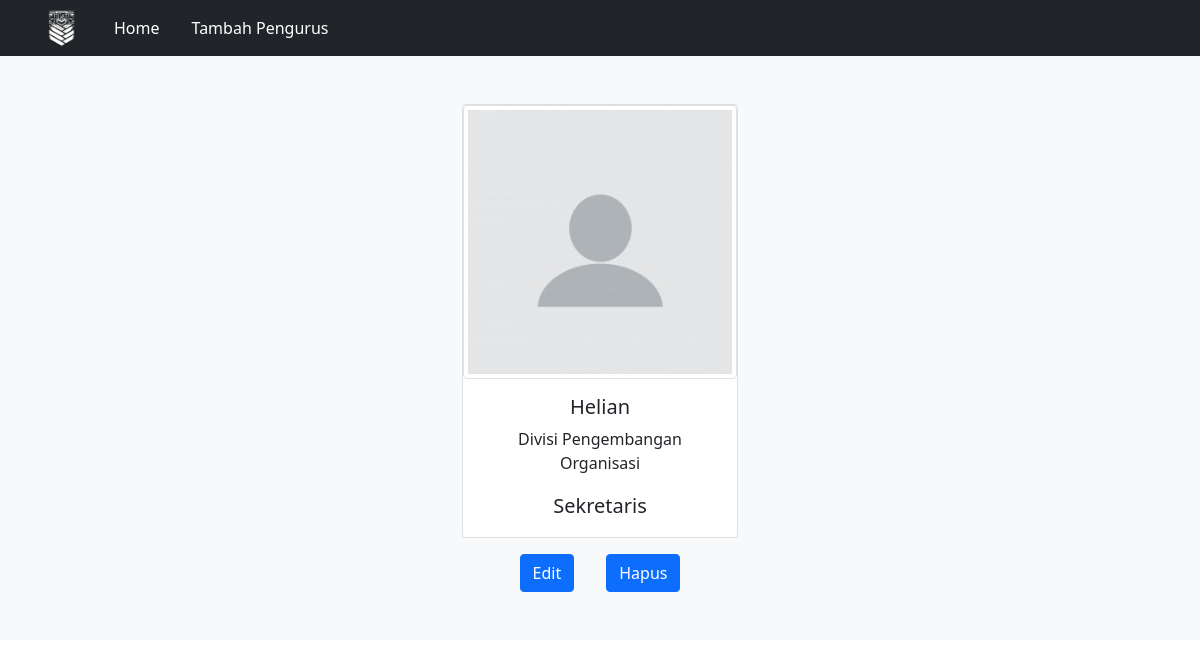
Page /detail_pengurus.php?nim=2100322 on the committed database.
### tables this page shows
CREATE TABLE `pengurus` (
  `nim` int(7) NOT NULL,
  `nama` varchar(255) NOT NULL,
  `semester` int(3) NOT NULL,
  `id_bidang` int(3) NOT NULL
);

CREATE TABLE `divisi` (
  `id_divisi` int(3) NOT NULL,
  `nama_divisi` varchar(255) NOT NULL
);

CREATE TABLE `bidang_divisi` (
  `id_bidang` int(3) NOT NULL,
  `jabatan` varchar(255) NOT NULL,
  `id_divisi` int(3) NOT NULL
);

### class/DB.php (called while the page is built, shortened)
<?php
class DB{
	var $db_host = 'localhost';
	var $db_user = 'root';
	var $db_password = '';
	var $db_name = 'tp2dpbo';
	var $db_connect = '';
	var $result = 0;
	function open(){
		$this->db_connect = mysqli_connect($this->db_host, $this->db_user, $this->db_password, $this->db_name);
	}
	function execute($query=""){
		$this->result = mysqli_query($this->db_connect, $query);
		return $this->result;
	}
	function getResult(){
		return mysqli_fetch_array($this->result);
	}
}
?>

### class/pengurus.php (called while the page is built, shortened)
<?php
class pengurus extends DB{
	function get_pengurus_byNIM($nim){
		$query = "SELECT * FROM pengurus WHERE nim=$nim";
		return $this->execute($query);
	}
}
?>

### class/bidang_divisi.php (called while the page is built, shortened)
<?php
class bidang_divisi extends DB{
    function get_bidang_byId($id){
		$query = "SELECT * FROM bidang_divisi WHERE id_bidang=$id";
		return $this->execute($query);
	}
}
?>

### class/divisi.php (called while the page is built, shortened)
<?php
class divisi extends DB{
    function get_divisi_byId($id){
		$query = "SELECT * FROM divisi WHERE id_divisi=$id";
		return $this->execute($query);
	}
}
?>

### detail_pengurus.php (the view, shortened to what this page needs)
<?php
include("class/DB.php");
include("class/pengurus.php");
include("class/bidang_divisi.php");
include("class/divisi.php");
?>
<!DOCTYPE html>
<html lang="en">
<head>
    <link href="https://cdn.jsdelivr.net/npm/bootstrap@5.0.2/dist/css/bootstrap.min.css" rel="stylesheet"
>
</head>
<body>
<nav class="p-2 bg-dark text-white">
    <div class="container">
        <div class="d-flex align-items-center justify-content-start">
            <img src="images/GnK.png" alt="logo" height="40px" width="auto" class="pe-3">
            <ul class="nav col-12">
                <li><a href="index.php" class="nav-link px-3 text-white">Home</a></li>
                <li><a href="form_pengurus.php" class="nav-link px-3 text-white">Tambah Pengurus</a></li>
            </ul>
        </div>
    </div>
</nav>
<?php
    if(isset($_GET['nim'])){
      $get_nim = $_GET['nim'];
    }else{
      header('location:index.php');
    }
    $pengurus = new pengurus();
    $bidang = new bidang_divisi();
    $divisi = new divisi();
    $pengurus->open();
    $bidang->open();
    $divisi->open();
    $pengurus->get_pengurus_byNIM($get_nim);
    list($nim, $namaPengurus, $semester, $idBidang_inpengurus) = $pengurus->getResult();
?>
<main>
    <div class="py-5 bg-light">
        <div class="container w-25">
          <div class="d-flex justify-content-center">
            <div class="d-flex justify-content-center">
                <div class="card text-center text-dark">
                  <img src="images/profile_blank.jpg" width="auto" height="auto" alt="foto" class="img-thumbnail">
                  <?php
                    $bidang->get_bidang_byId($idBidang_inpengurus);
                    list($idBidang, $jabatan, $idDivisi_inbidang) = $bidang->getResult();
                    $divisi->get_divisi_byId($idDivisi_inbidang);
                    list($idDivisi, $namaDivisi) = $divisi->getResult();
                  ?>
                  <div class="card-body">
                    <h5 class="card-text px-2"><?php echo $namaPengurus ?></h5>
                    <p class="card-text px-2"><?php echo $namaDivisi?></p>
                    <p class="card-text px-2 fs-5"><?php echo $jabatan?></p>
                  </div>
                </div>
            </div>
          </div>
          <div class="d-flex justify-content-center">
            <a href="form_pengurus.php?nim=<?php echo $nim ?>" class="btn btn-primary mx-3 mt-3">Edit</a>
            <a href="delete_pengurus.php?nim=<?php echo $nim ?>" class="btn btn-primary mx-3 mt-3">Hapus</a>
          </div>
        </div>
      </div>
</main>
</body>
</html>

### rows in the picture
pengurus: nama "Helian"
divisi: nama_divisi "Divisi Pengembangan Organisasi"
bidang_divisi: jabatan "Sekretaris"
